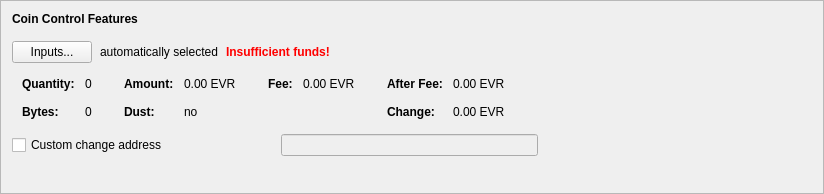
      <widget class="QFrame" name="frameCoinControl">
       <property name="sizePolicy">
        <sizepolicy hsizetype="Preferred" vsizetype="Fixed">
         <horstretch>0</horstretch>
         <verstretch>0</verstretch>
        </sizepolicy>
       </property>
       <property name="minimumSize">
        <size>
         <width>600</width>
         <height>194</height>
        </size>
       </property>
       <property name="frameShape">
        <enum>QFrame::StyledPanel</enum>
       </property>
       <property name="frameShadow">
        <enum>QFrame::Raised</enum>
       </property>
       <layout class="QVBoxLayout" name="verticalLayout_4">
        <item>
         <layout class="QVBoxLayout" name="verticalLayoutCoinControl" stretch="0,0,0,0,0">
          <property name="spacing">
           <number>0</number>
          </property>
          <property name="sizeConstraint">
           <enum>QLayout::SetDefaultConstraint</enum>
          </property>
          <property name="leftMargin">
           <number>0</number>
          </property>
          <property name="topMargin">
           <number>0</number>
          </property>
          <item>
           <layout class="QHBoxLayout" name="horizontalLayoutCoinControl1">
            <property name="bottomMargin">
             <number>15</number>
            </property>
            <item>
             <widget class="QLabel" name="labelCoinControlFeatures">
              <property name="sizePolicy">
               <sizepolicy hsizetype="Preferred" vsizetype="Maximum">
                <horstretch>0</horstretch>
                <verstretch>0</verstretch>
               </sizepolicy>
              </property>
              <property name="font">
               <font>
                <weight>75</weight>
                <bold>true</bold>
               </font>
              </property>
              <property name="styleSheet">
               <string notr="true">font-weight:bold;</string>
              </property>
              <property name="text">
               <string>Coin Control Features</string>
              </property>
             </widget>
            </item>
           </layout>
          </item>
          <item>
           <layout class="QHBoxLayout" name="horizontalLayoutCoinControl2" stretch="0,0,0,0">
            <property name="spacing">
             <number>8</number>
            </property>
            <property name="bottomMargin">
             <number>10</number>
            </property>
            <item>
             <widget class="QPushButton" name="pushButtonCoinControl">
              <property name="styleSheet">
               <string notr="true"/>
              </property>
              <property name="text">
               <string>Inputs...</string>
              </property>
              <property name="autoDefault">
               <bool>false</bool>
              </property>
             </widget>
            </item>
            <item>
             <widget class="QLabel" name="labelCoinControlAutomaticallySelected">
              <property name="text">
               <string>automatically selected</string>
              </property>
              <property name="margin">
               <number>5</number>
              </property>
             </widget>
            </item>
            <item>
             <widget class="QLabel" name="labelCoinControlInsuffFunds">
              <property name="font">
               <font>
                <weight>75</weight>
                <bold>true</bold>
               </font>
              </property>
              <property name="styleSheet">
               <string notr="true">color:red;font-weight:bold;</string>
              </property>
              <property name="text">
               <string>Insufficient funds!</string>
              </property>
              <property name="margin">
               <number>5</number>
              </property>
             </widget>
            </item>
            <item>
             <spacer name="horizontalSpacerCoinControl">
              <property name="orientation">
               <enum>Qt::Horizontal</enum>
              </property>
              <property name="sizeHint" stdset="0">
               <size>
                <width>40</width>
                <height>1</height>
               </size>
              </property>
             </spacer>
            </item>
           </layout>
          </item>
          <item>
           <widget class="QWidget" name="widgetCoinControl" native="true">
            <property name="sizePolicy">
             <sizepolicy hsizetype="Preferred" vsizetype="Preferred">
              <horstretch>0</horstretch>
              <verstretch>0</verstretch>
             </sizepolicy>
            </property>
            <property name="minimumSize">
             <size>
              <width>0</width>
              <height>0</height>
             </size>
            </property>
            <property name="styleSheet">
             <string notr="true"/>
            </property>
            <layout class="QHBoxLayout" name="horizontalLayoutCoinControl5">
             <property name="leftMargin">
              <number>0</number>
             </property>
             <property name="topMargin">
              <number>0</number>
             </property>
             <property name="rightMargin">
              <number>0</number>
             </property>
             <property name="bottomMargin">
              <number>0</number>
             </property>
             <item>
              <layout class="QHBoxLayout" name="horizontalLayoutCoinControl3" stretch="0,0,0,1">
               <property name="spacing">
                <number>20</number>
               </property>
               <property name="topMargin">
                <number>0</number>
               </property>
               <property name="bottomMargin">
                <number>10</number>
               </property>
               <item>
                <layout class="QFormLayout" name="formLayoutCoinControl1">
                 <property name="horizontalSpacing">
                  <number>10</number>
                 </property>
                 <property name="verticalSpacing">
                  <number>14</number>
                 </property>
                 <property name="leftMargin">
                  <number>10</number>
                 </property>
                 <property name="topMargin">
                  <number>4</number>
                 </property>
                 <property name="rightMargin">
                  <number>6</number>
                 </property>
                 <item row="0" column="0">
                  <widget class="QLabel" name="labelCoinControlQuantityText">
                   <property name="font">
                    <font>
                     <weight>75</weight>
                     <bold>true</bold>
                    </font>
                   </property>
                   <property name="text">
                    <string>Quantity:</string>
                   </property>
                   <property name="margin">
                    <number>0</number>
                   </property>
                  </widget>
                 </item>
                 <item row="0" column="1">
                  <widget class="QLabel" name="labelCoinControlQuantity">
                   <property name="cursor">
                    <cursorShape>IBeamCursor</cursorShape>
                   </property>
                   <property name="contextMenuPolicy">
                    <enum>Qt::ActionsContextMenu</enum>
                   </property>
                   <property name="text">
                    <string notr="true">0</string>
                   </property>
                   <property name="margin">
                    <number>0</number>
                   </property>
                   <property name="textInteractionFlags">
                    <set>Qt::LinksAccessibleByMouse|Qt::TextSelectableByKeyboard|Qt::TextSelectableByMouse</set>
                   </property>
                  </widget>
                 </item>
                 <item row="1" column="0">
                  <widget class="QLabel" name="labelCoinControlBytesText">
                   <property name="font">
                    <font>
                     <weight>75</weight>
                     <bold>true</bold>
                    </font>
                   </property>
                   <property name="text">
                    <string>Bytes:</string>
                   </property>
                  </widget>
                 </item>
                 <item row="1" column="1">
                  <widget class="QLabel" name="labelCoinControlBytes">
                   <property name="cursor">
                    <cursorShape>IBeamCursor</cursorShape>
                   </property>
                   <property name="contextMenuPolicy">
                    <enum>Qt::ActionsContextMenu</enum>
                   </property>
                   <property name="text">
                    <string notr="true">0</string>
                   </property>
                   <property name="textInteractionFlags">
                    <set>Qt::LinksAccessibleByMouse|Qt::TextSelectableByKeyboard|Qt::TextSelectableByMouse</set>
                   </property>
                  </widget>
                 </item>
                </layout>
               </item>
               <item>
                <layout class="QFormLayout" name="formLayoutCoinControl2">
                 <property name="horizontalSpacing">
                  <number>10</number>
                 </property>
                 <property name="verticalSpacing">
                  <number>14</number>
                 </property>
                 <property name="leftMargin">
                  <number>6</number>
                 </property>
                 <property name="topMargin">
                  <number>4</number>
                 </property>
                 <property name="rightMargin">
                  <number>6</number>
                 </property>
                 <item row="0" column="0">
                  <widget class="QLabel" name="labelCoinControlAmountText">
                   <property name="font">
                    <font>
                     <weight>75</weight>
                     <bold>true</bold>
                    </font>
                   </property>
                   <property name="text">
                    <string>Amount:</string>
                   </property>
                   <property name="margin">
                    <number>0</number>
                   </property>
                  </widget>
                 </item>
                 <item row="0" column="1">
                  <widget class="QLabel" name="labelCoinControlAmount">
                   <property name="cursor">
                    <cursorShape>IBeamCursor</cursorShape>
                   </property>
                   <property name="contextMenuPolicy">
                    <enum>Qt::ActionsContextMenu</enum>
                   </property>
                   <property name="text">
                    <string notr="true">0.00 EVR</string>
                   </property>
                   <property name="textInteractionFlags">
                    <set>Qt::LinksAccessibleByMouse|Qt::TextSelectableByKeyboard|Qt::TextSelectableByMouse</set>
                   </property>
                  </widget>
                 </item>
                 <item row="1" column="0">
                  <widget class="QLabel" name="labelCoinControlLowOutputText">
                   <property name="font">
                    <font>
                     <weight>75</weight>
                     <bold>true</bold>
                    </font>
                   </property>
                   <property name="text">
                    <string>Dust:</string>
                   </property>
                  </widget>
                 </item>
                 <item row="1" column="1">
                  <widget class="QLabel" name="labelCoinControlLowOutput">
                   <property name="cursor">
                    <cursorShape>IBeamCursor</cursorShape>
                   </property>
                   <property name="contextMenuPolicy">
                    <enum>Qt::ActionsContextMenu</enum>
                   </property>
                   <property name="text">
                    <string notr="true">no</string>
                   </property>
                   <property name="textInteractionFlags">
                    <set>Qt::LinksAccessibleByMouse|Qt::TextSelectableByKeyboard|Qt::TextSelectableByMouse</set>
                   </property>
                  </widget>
                 </item>
                </layout>
               </item>
               <item>
                <layout class="QFormLayout" name="formLayoutCoinControl3">
                 <property name="horizontalSpacing">
                  <number>10</number>
                 </property>
                 <property name="verticalSpacing">
                  <number>14</number>
                 </property>
                 <property name="leftMargin">
                  <number>6</number>
                 </property>
                 <property name="topMargin">
                  <number>4</number>
                 </property>
                 <property name="rightMargin">
                  <number>6</number>
                 </property>
                 <item row="0" column="0">
                  <widget class="QLabel" name="labelCoinControlFeeText">
                   <property name="font">
                    <font>
                     <weight>75</weight>
                     <bold>true</bold>
                    </font>
                   </property>
                   <property name="text">
                    <string>Fee:</string>
                   </property>
                   <property name="margin">
                    <number>0</number>
                   </property>
                  </widget>
                 </item>
                 <item row="0" column="1">
                  <widget class="QLabel" name="labelCoinControlFee">
                   <property name="cursor">
                    <cursorShape>IBeamCursor</cursorShape>
                   </property>
                   <property name="contextMenuPolicy">
                    <enum>Qt::ActionsContextMenu</enum>
                   </property>
                   <property name="text">
                    <string notr="true">0.00 EVR</string>
                   </property>
                   <property name="textInteractionFlags">
                    <set>Qt::LinksAccessibleByMouse|Qt::TextSelectableByKeyboard|Qt::TextSelectableByMouse</set>
                   </property>
                  </widget>
                 </item>
                </layout>
               </item>
               <item>
                <layout class="QFormLayout" name="formLayoutCoinControl4">
                 <property name="horizontalSpacing">
                  <number>10</number>
                 </property>
                 <property name="verticalSpacing">
                  <number>14</number>
                 </property>
                 <property name="leftMargin">
                  <number>6</number>
                 </property>
                 <property name="topMargin">
                  <number>4</number>
                 </property>
                 <property name="rightMargin">
                  <number>6</number>
                 </property>
                 <item row="0" column="0">
                  <widget class="QLabel" name="labelCoinControlAfterFeeText">
                   <property name="font">
                    <font>
                     <weight>75</weight>
                     <bold>true</bold>
                    </font>
                   </property>
                   <property name="text">
                    <string>After Fee:</string>
                   </property>
                   <property name="margin">
                    <number>0</number>
                   </property>
                  </widget>
                 </item>
                 <item row="0" column="1">
                  <widget class="QLabel" name="labelCoinControlAfterFee">
                   <property name="cursor">
                    <cursorShape>IBeamCursor</cursorShape>
                   </property>
                   <property name="contextMenuPolicy">
                    <enum>Qt::ActionsContextMenu</enum>
                   </property>
                   <property name="text">
                    <string notr="true">0.00 EVR</string>
                   </property>
                   <property name="textInteractionFlags">
                    <set>Qt::LinksAccessibleByMouse|Qt::TextSelectableByKeyboard|Qt::TextSelectableByMouse</set>
                   </property>
                  </widget>
                 </item>
                 <item row="1" column="0">
                  <widget class="QLabel" name="labelCoinControlChangeText">
                   <property name="font">
                    <font>
                     <weight>75</weight>
                     <bold>true</bold>
                    </font>
                   </property>
                   <property name="text">
                    <string>Change:</string>
                   </property>
                  </widget>
                 </item>
                 <item row="1" column="1">
                  <widget class="QLabel" name="labelCoinControlChange">
                   <property name="cursor">
                    <cursorShape>IBeamCursor</cursorShape>
                   </property>
                   <property name="contextMenuPolicy">
                    <enum>Qt::ActionsContextMenu</enum>
                   </property>
                   <property name="text">
                    <string notr="true">0.00 EVR</string>
                   </property>
                   <property name="textInteractionFlags">
                    <set>Qt::LinksAccessibleByMouse|Qt::TextSelectableByKeyboard|Qt::TextSelectableByMouse</set>
                   </property>
                  </widget>
                 </item>
                </layout>
               </item>
              </layout>
             </item>
            </layout>
           </widget>
          </item>
          <item>
           <layout class="QHBoxLayout" name="horizontalLayoutCoinControl4" stretch="0,0,0">
            <property name="spacing">
             <number>12</number>
            </property>
            <property name="sizeConstraint">
             <enum>QLayout::SetDefaultConstraint</enum>
            </property>
            <property name="topMargin">
             <number>5</number>
            </property>
            <property name="rightMargin">
             <number>5</number>
            </property>
            <item>
             <widget class="QCheckBox" name="checkBoxCoinControlChange">
              <property name="toolTip">
               <string>If this is activated, but the change address is empty or invalid, change will be sent to a newly generated address.</string>
              </property>
              <property name="text">
               <string>Custom change address</string>
              </property>
             </widget>
            </item>
            <item>
             <widget class="QValidatedLineEdit" name="lineEditCoinControlChange">
              <property name="enabled">
               <bool>false</bool>
              </property>
              <property name="sizePolicy">
               <sizepolicy hsizetype="Ignored" vsizetype="Fixed">
                <horstretch>0</horstretch>
                <verstretch>0</verstretch>
               </sizepolicy>
              </property>
             </widget>
            </item>
            <item>
             <widget class="QLabel" name="labelCoinControlChangeLabel">
              <property name="sizePolicy">
               <sizepolicy hsizetype="Preferred" vsizetype="Expanding">
                <horstretch>0</horstretch>
                <verstretch>0</verstretch>
               </sizepolicy>
              </property>
              <property name="minimumSize">
               <size>
                <width>0</width>
                <height>0</height>
               </size>
              </property>
              <property name="text">
               <string/>
              </property>
              <property name="margin">
               <number>3</number>
              </property>
             </widget>
            </item>
           </layout>
          </item>
          <item>
           <spacer name="verticalSpacerCoinControl">
            <property name="orientation">
             <enum>Qt::Vertical</enum>
            </property>
            <property name="sizeType">
             <enum>QSizePolicy::Expanding</enum>
            </property>
            <property name="sizeHint" stdset="0">
             <size>
              <width>800</width>
              <height>1</height>
             </size>
            </property>
           </spacer>
          </item>
         </layout>
        </item>
       </layout>
      </widget>
